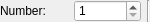
<ui version="4.0" >
 <author></author>
 <comment></comment>
 <exportmacro></exportmacro>
 <class>QG_LineParallelThroughOptions</class>
 <widget class="QWidget" name="QG_LineParallelThroughOptions" >
  <property name="geometry" >
   <rect>
    <x>0</x>
    <y>0</y>
    <width>150</width>
    <height>22</height>
   </rect>
  </property>
  <property name="sizePolicy" >
   <sizepolicy>
    <hsizetype>4</hsizetype>
    <vsizetype>5</vsizetype>
    <horstretch>0</horstretch>
    <verstretch>0</verstretch>
   </sizepolicy>
  </property>
  <property name="minimumSize" >
   <size>
    <width>150</width>
    <height>22</height>
   </size>
  </property>
  <property name="maximumSize" >
   <size>
    <width>200</width>
    <height>22</height>
   </size>
  </property>
  <layout class="QHBoxLayout" >
   <property name="margin" >
    <number>0</number>
   </property>
   <property name="spacing" >
    <number>6</number>
   </property>
   <item>
    <widget class="QLabel" name="lNumber" >
     <property name="text" >
      <string>Number:</string>
     </property>
    </widget>
   </item>
   <item>
    <widget class="QSpinBox" name="sbNumber" >
     <property name="toolTip" >
      <string>Number of parallels to create</string>
     </property>
     <property name="minimum" >
      <number>1</number>
     </property>
    </widget>
   </item>
   <item>
    <widget class="Line" name="sep1" >
     <property name="sizePolicy" >
      <sizepolicy>
       <hsizetype>0</hsizetype>
       <vsizetype>1</vsizetype>
       <horstretch>0</horstretch>
       <verstretch>0</verstretch>
      </sizepolicy>
     </property>
     <property name="frameShape" >
      <enum>QFrame::VLine</enum>
     </property>
     <property name="frameShadow" >
      <enum>QFrame::Sunken</enum>
     </property>
     <property name="orientation" >
      <enum>Qt::Vertical</enum>
     </property>
    </widget>
   </item>
  </layout>
 </widget>
 <pixmapfunction></pixmapfunction>
 <resources/>
 <connections/>
</ui>
